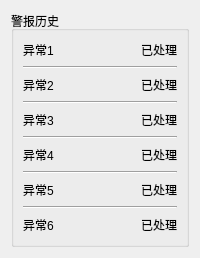
     <widget class="QWidget" name="tab_2">
      <attribute name="title">
       <string>警报历史</string>
      </attribute>
      <layout class="QHBoxLayout" name="horizontalLayout_24">
       <item>
        <widget class="QGroupBox" name="groupBox_5">
         <property name="minimumSize">
          <size>
           <width>10</width>
           <height>10</height>
          </size>
         </property>
         <property name="maximumSize">
          <size>
           <width>1000</width>
           <height>1000</height>
          </size>
         </property>
         <property name="title">
          <string>警报历史</string>
         </property>
         <layout class="QHBoxLayout" name="horizontalLayout_23">
          <item>
           <layout class="QVBoxLayout" name="verticalLayout_6">
            <item>
             <layout class="QHBoxLayout" name="horizontalLayout_8">
              <item>
               <widget class="QLabel" name="label_20">
                <property name="text">
                 <string>异常1</string>
                </property>
               </widget>
              </item>
              <item>
               <spacer name="horizontalSpacer_9">
                <property name="orientation">
                 <enum>Qt::Horizontal</enum>
                </property>
                <property name="sizeHint" stdset="0">
                 <size>
                  <width>40</width>
                  <height>20</height>
                 </size>
                </property>
               </spacer>
              </item>
              <item>
               <widget class="QLabel" name="label_21">
                <property name="text">
                 <string>已处理</string>
                </property>
               </widget>
              </item>
             </layout>
            </item>
            <item>
             <widget class="Line" name="line_2">
              <property name="orientation">
               <enum>Qt::Horizontal</enum>
              </property>
             </widget>
            </item>
            <item>
             <layout class="QHBoxLayout" name="horizontalLayout_17">
              <item>
               <widget class="QLabel" name="label_36">
                <property name="text">
                 <string>异常2</string>
                </property>
               </widget>
              </item>
              <item>
               <spacer name="horizontalSpacer_17">
                <property name="orientation">
                 <enum>Qt::Horizontal</enum>
                </property>
                <property name="sizeHint" stdset="0">
                 <size>
                  <width>40</width>
                  <height>20</height>
                 </size>
                </property>
               </spacer>
              </item>
              <item>
               <widget class="QLabel" name="label_37">
                <property name="text">
                 <string>已处理</string>
                </property>
               </widget>
              </item>
             </layout>
            </item>
            <item>
             <widget class="Line" name="line_5">
              <property name="orientation">
               <enum>Qt::Horizontal</enum>
              </property>
             </widget>
            </item>
            <item>
             <layout class="QHBoxLayout" name="horizontalLayout_14">
              <item>
               <widget class="QLabel" name="label_30">
                <property name="text">
                 <string>异常3</string>
                </property>
               </widget>
              </item>
              <item>
               <spacer name="horizontalSpacer_14">
                <property name="orientation">
                 <enum>Qt::Horizontal</enum>
                </property>
                <property name="sizeHint" stdset="0">
                 <size>
                  <width>40</width>
                  <height>20</height>
                 </size>
                </property>
               </spacer>
              </item>
              <item>
               <widget class="QLabel" name="label_31">
                <property name="text">
                 <string>已处理</string>
                </property>
               </widget>
              </item>
             </layout>
            </item>
            <item>
             <widget class="Line" name="line_7">
              <property name="orientation">
               <enum>Qt::Horizontal</enum>
              </property>
             </widget>
            </item>
            <item>
             <layout class="QHBoxLayout" name="horizontalLayout_15">
              <item>
               <widget class="QLabel" name="label_32">
                <property name="text">
                 <string>异常4</string>
                </property>
               </widget>
              </item>
              <item>
               <spacer name="horizontalSpacer_15">
                <property name="orientation">
                 <enum>Qt::Horizontal</enum>
                </property>
                <property name="sizeHint" stdset="0">
                 <size>
                  <width>40</width>
                  <height>20</height>
                 </size>
                </property>
               </spacer>
              </item>
              <item>
               <widget class="QLabel" name="label_33">
                <property name="text">
                 <string>已处理</string>
                </property>
               </widget>
              </item>
             </layout>
            </item>
            <item>
             <widget class="Line" name="line_6">
              <property name="orientation">
               <enum>Qt::Horizontal</enum>
              </property>
             </widget>
            </item>
            <item>
             <layout class="QHBoxLayout" name="horizontalLayout_16">
              <item>
               <widget class="QLabel" name="label_34">
                <property name="text">
                 <string>异常5</string>
                </property>
               </widget>
              </item>
              <item>
               <spacer name="horizontalSpacer_16">
                <property name="orientation">
                 <enum>Qt::Horizontal</enum>
                </property>
                <property name="sizeHint" stdset="0">
                 <size>
                  <width>40</width>
                  <height>20</height>
                 </size>
                </property>
               </spacer>
              </item>
              <item>
               <widget class="QLabel" name="label_35">
                <property name="text">
                 <string>已处理</string>
                </property>
               </widget>
              </item>
             </layout>
            </item>
            <item>
             <widget class="Line" name="line_8">
              <property name="orientation">
               <enum>Qt::Horizontal</enum>
              </property>
             </widget>
            </item>
            <item>
             <layout class="QHBoxLayout" name="horizontalLayout_13">
              <item>
               <widget class="QLabel" name="label_28">
                <property name="text">
                 <string>异常6</string>
                </property>
               </widget>
              </item>
              <item>
               <spacer name="horizontalSpacer_13">
                <property name="orientation">
                 <enum>Qt::Horizontal</enum>
                </property>
                <property name="sizeHint" stdset="0">
                 <size>
                  <width>40</width>
                  <height>20</height>
                 </size>
                </property>
               </spacer>
              </item>
              <item>
               <widget class="QLabel" name="label_29">
                <property name="text">
                 <string>已处理</string>
                </property>
               </widget>
              </item>
             </layout>
            </item>
           </layout>
          </item>
         </layout>
        </widget>
       </item>
      </layout>
     </widget>
